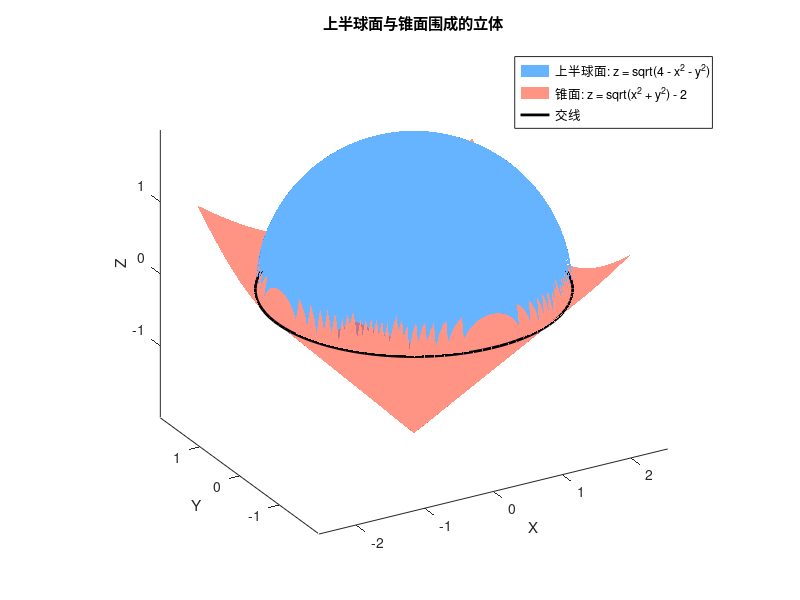

Write MATLAB code to recreate this figure.
% 创建网格
[x, y] = meshgrid(-2:0.05:2);
r = sqrt(x.^2 + y.^2);

% 上半球面 (z >= 0)
z_sphere = sqrt(4 - x.^2 - y.^2);
z_sphere(imag(z_sphere) ~= 0) = NaN; 

% 锥面
z_cone = sqrt(x.^2 + y.^2) - 2;

% 绘制两个曲面
figure;
hold on;
surf(x, y, z_sphere, 'FaceColor', [0, 0.5, 1], 'FaceAlpha', 0.6, 'EdgeColor', 'none');
surf(x, y, z_cone, 'FaceColor', [1, 0.3, 0.2], 'FaceAlpha', 0.6, 'EdgeColor', 'none');

% 绘制交线 (r=2 的圆)
theta = linspace(0, 2*pi, 100);
x_circle = 2 * cos(theta);
y_circle = 2 * sin(theta);
z_circle = zeros(size(theta)); % z=0
plot3(x_circle, y_circle, z_circle, 'k', 'LineWidth', 2);

% 设置图形属性
axis equal;
xlabel('X');
ylabel('Y');
zlabel('Z');
title('上半球面与锥面围成的立体');
legend('上半球面: z = sqrt(4 - x^2 - y^2)', '锥面: z = sqrt(x^2 + y^2) - 2', '交线');
view(-30, 25); % 调整视角
hold off;
